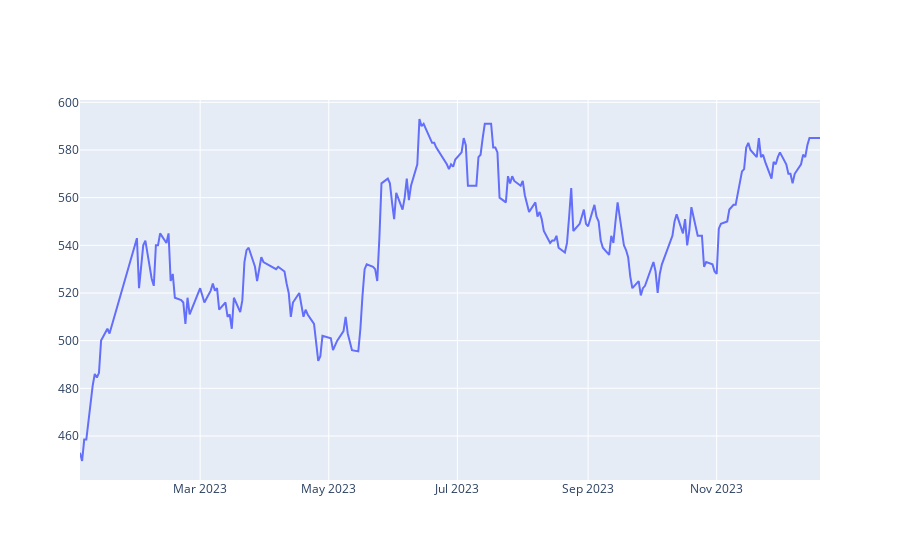

Notebook code cell kept with this figure:
### Code cell
# Using plotly module to present Time Series via date
import plotly.graph_objects as go

import pandas as pd
df = pd.read_csv("./tsmc2023.csv")
fig = go.Figure([go.Scatter(x=df['date'], y=df['close'])])
fig.show()

### Figure 1 — Plotly figure (JSON) as saved in the notebook; plotly's stock layout.template omitted (floating-point values rounded to 4 significant figures; data arrays with more than 128 entries replaced by an {"elided": "..."} marker saying what was removed)
{"data": [{"type": "scatter", "x": {"elided": "232 str values"}, "y": {"elided": "232 float values"}}], "layout": {}}
